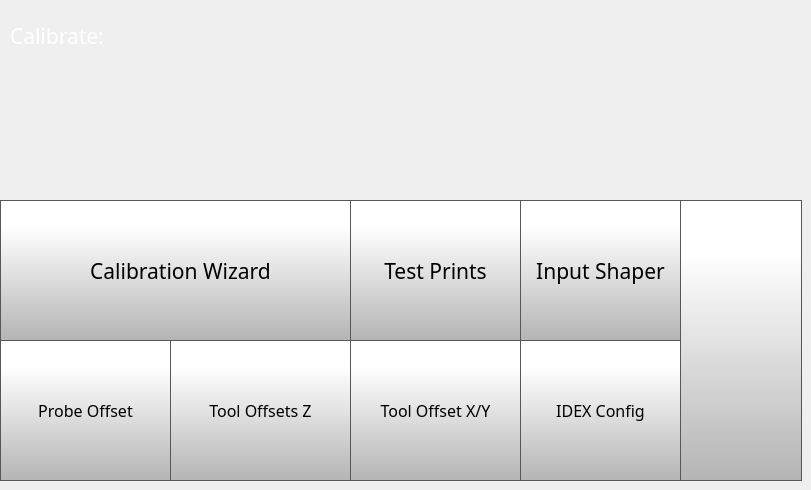
    <widget class="QWidget" name="calibratePage">
     <widget class="QLabel" name="calibrateLabel">
      <property name="geometry">
       <rect>
        <x>10</x>
        <y>20</y>
        <width>231</width>
        <height>31</height>
       </rect>
      </property>
      <property name="font">
       <font>
        <family>Gotham</family>
        <pointsize>16</pointsize>
        <weight>50</weight>
        <bold>false</bold>
       </font>
      </property>
      <property name="styleSheet">
       <string notr="true">color: rgb(255, 255, 255);</string>
      </property>
      <property name="text">
       <string>Calibrate:</string>
      </property>
     </widget>
     <widget class="QPushButton" name="calibrateBackButton">
      <property name="geometry">
       <rect>
        <x>680</x>
        <y>200</y>
        <width>122</width>
        <height>281</height>
       </rect>
      </property>
      <property name="minimumSize">
       <size>
        <width>0</width>
        <height>0</height>
       </size>
      </property>
      <property name="font">
       <font>
        <family>Gotham Light</family>
        <pointsize>16</pointsize>
       </font>
      </property>
      <property name="styleSheet">
       <string notr="true">QPushButton {
     border: 1px solid rgb(87, 87, 87);
	background-color: qlineargradient(spread:pad, x1:0, y1:1, x2:0, y2:0.188, stop:0 rgba(180, 180, 180, 255), stop:1 rgba(255, 255, 255, 255));


}

QPushButton:pressed {
    background-color: qlineargradient(x1: 0, y1: 0, x2: 0, y2: 1,
                                      stop: 0 #dadbde, stop: 1 #f6f7fa);
}

QPushButton:flat {
    border: none; /* no border for a flat push button */
}

QPushButton:default {
    border-color: navy; /* make the default button prominent */
}</string>
      </property>
      <property name="text">
       <string/>
      </property>
      <property name="icon">
       <iconset>
        <normaloff>templates/img/arrows-4.png</normaloff>templates/img/arrows-4.png</iconset>
      </property>
      <property name="iconSize">
       <size>
        <width>70</width>
        <height>70</height>
       </size>
      </property>
      <property name="checkable">
       <bool>false</bool>
      </property>
      <property name="autoDefault">
       <bool>false</bool>
      </property>
      <property name="default">
       <bool>false</bool>
      </property>
      <property name="flat">
       <bool>false</bool>
      </property>
     </widget>
     <widget class="QToolButton" name="calibrationWizardButton">
      <property name="geometry">
       <rect>
        <x>0</x>
        <y>200</y>
        <width>361</width>
        <height>141</height>
       </rect>
      </property>
      <property name="font">
       <font>
        <family>Gotham</family>
        <pointsize>16</pointsize>
       </font>
      </property>
      <property name="styleSheet">
       <string notr="true">QToolButton {
     border: 1px solid rgb(87, 87, 87);
	background-color: qlineargradient(spread:pad, x1:0, y1:1, x2:0, y2:0.188, stop:0 rgba(180, 180, 180, 255), stop:1 rgba(255, 255, 255, 255));


}

QToolButton:pressed {
    background-color: qlineargradient(x1: 0, y1: 0, x2: 0, y2: 1,
                                      stop: 0 #dadbde, stop: 1 #f6f7fa);
}

QToolButton:flat {
    border: none; /* no border for a flat push button */
}

QToolButton:default {
    border-color: navy; /* make the default button prominent */
}

QToolButton:focus {
	outline: none;
}</string>
      </property>
      <property name="text">
       <string>Calibration Wizard</string>
      </property>
      <property name="icon">
       <iconset>
        <normaloff>templates/img/magic-wand.png</normaloff>templates/img/magic-wand.png</iconset>
      </property>
      <property name="iconSize">
       <size>
        <width>70</width>
        <height>70</height>
       </size>
      </property>
      <property name="toolButtonStyle">
       <enum>Qt::ToolButtonTextUnderIcon</enum>
      </property>
     </widget>
     <widget class="QToolButton" name="toolOffsetXYButton">
      <property name="geometry">
       <rect>
        <x>350</x>
        <y>340</y>
        <width>171</width>
        <height>141</height>
       </rect>
      </property>
      <property name="font">
       <font>
        <family>Gotham</family>
        <pointsize>12</pointsize>
       </font>
      </property>
      <property name="styleSheet">
       <string notr="true">QToolButton {

     border: 1px solid rgb(87, 87, 87);
	background-color: qlineargradient(spread:pad, x1:0, y1:1, x2:0, y2:0.188, stop:0 rgba(180, 180, 180, 255), stop:1 rgba(255, 255, 255, 255));



}

QToolButton:pressed {
    background-color: qlineargradient(x1: 0, y1: 0, x2: 0, y2: 1,
                                      stop: 0 #dadbde, stop: 1 #f6f7fa);
}

QToolButton:flat {
    border: none; /* no border for a flat push button */
}

QToolButton:default {
    border-color: navy; /* make the default button prominent */
}

QToolButton:focus {
	outline: none;
}</string>
      </property>
      <property name="text">
       <string>Tool Offset X/Y</string>
      </property>
      <property name="icon">
       <iconset>
        <normaloff>templates/img/Tool Offset Icon.png</normaloff>templates/img/Tool Offset Icon.png</iconset>
      </property>
      <property name="iconSize">
       <size>
        <width>70</width>
        <height>70</height>
       </size>
      </property>
      <property name="toolButtonStyle">
       <enum>Qt::ToolButtonTextUnderIcon</enum>
      </property>
     </widget>
     <widget class="QToolButton" name="nozzleOffsetButton">
      <property name="geometry">
       <rect>
        <x>0</x>
        <y>340</y>
        <width>171</width>
        <height>141</height>
       </rect>
      </property>
      <property name="font">
       <font>
        <family>Gotham</family>
        <pointsize>12</pointsize>
       </font>
      </property>
      <property name="styleSheet">
       <string notr="true">QToolButton {

     border: 1px solid rgb(87, 87, 87);
	background-color: qlineargradient(spread:pad, x1:0, y1:1, x2:0, y2:0.188, stop:0 rgba(180, 180, 180, 255), stop:1 rgba(255, 255, 255, 255));



}

QToolButton:pressed {
    background-color: qlineargradient(x1: 0, y1: 0, x2: 0, y2: 1,
                                      stop: 0 #dadbde, stop: 1 #f6f7fa);
}

QToolButton:flat {
    border: none; /* no border for a flat push button */
}

QToolButton:default {
    border-color: navy; /* make the default button prominent */
}

QToolButton:focus {
	outline: none;
}</string>
      </property>
      <property name="text">
       <string>Probe Offset</string>
      </property>
      <property name="icon">
       <iconset>
        <normaloff>templates/img/Nozzle Offset Icon.png</normaloff>templates/img/Nozzle Offset Icon.png</iconset>
      </property>
      <property name="iconSize">
       <size>
        <width>70</width>
        <height>70</height>
       </size>
      </property>
      <property name="toolButtonStyle">
       <enum>Qt::ToolButtonTextUnderIcon</enum>
      </property>
     </widget>
     <widget class="QToolButton" name="toolOffsetZButton">
      <property name="geometry">
       <rect>
        <x>170</x>
        <y>340</y>
        <width>181</width>
        <height>141</height>
       </rect>
      </property>
      <property name="font">
       <font>
        <family>Gotham</family>
        <pointsize>12</pointsize>
       </font>
      </property>
      <property name="styleSheet">
       <string notr="true">QToolButton {

     border: 1px solid rgb(87, 87, 87);
	background-color: qlineargradient(spread:pad, x1:0, y1:1, x2:0, y2:0.188, stop:0 rgba(180, 180, 180, 255), stop:1 rgba(255, 255, 255, 255));



}

QToolButton:pressed {
    background-color: qlineargradient(x1: 0, y1: 0, x2: 0, y2: 1,
                                      stop: 0 #dadbde, stop: 1 #f6f7fa);
}

QToolButton:flat {
    border: none; /* no border for a flat push button */
}

QToolButton:default {
    border-color: navy; /* make the default button prominent */
}

QToolButton:focus {
	outline: none;
}</string>
      </property>
      <property name="text">
       <string>Tool Offsets Z</string>
      </property>
      <property name="icon">
       <iconset>
        <normaloff>templates/img/Tool Z Offset Icon.png</normaloff>templates/img/Tool Z Offset Icon.png</iconset>
      </property>
      <property name="iconSize">
       <size>
        <width>70</width>
        <height>70</height>
       </size>
      </property>
      <property name="toolButtonStyle">
       <enum>Qt::ToolButtonTextUnderIcon</enum>
      </property>
     </widget>
     <widget class="QToolButton" name="testPrintsButton">
      <property name="geometry">
       <rect>
        <x>350</x>
        <y>200</y>
        <width>171</width>
        <height>141</height>
       </rect>
      </property>
      <property name="font">
       <font>
        <family>Gotham</family>
        <pointsize>16</pointsize>
       </font>
      </property>
      <property name="styleSheet">
       <string notr="true">QToolButton {
     border: 1px solid rgb(87, 87, 87);
	background-color: qlineargradient(spread:pad, x1:0, y1:1, x2:0, y2:0.188, stop:0 rgba(180, 180, 180, 255), stop:1 rgba(255, 255, 255, 255));


}

QToolButton:pressed {
    background-color: qlineargradient(x1: 0, y1: 0, x2: 0, y2: 1,
                                      stop: 0 #dadbde, stop: 1 #f6f7fa);
}

QToolButton:flat {
    border: none; /* no border for a flat push button */
}

QToolButton:default {
    border-color: navy; /* make the default button prominent */
}

QToolButton:focus {
	outline: none;
}</string>
      </property>
      <property name="text">
       <string>Test Prints</string>
      </property>
      <property name="icon">
       <iconset>
        <normaloff>templates/img/3d-printing.png</normaloff>templates/img/3d-printing.png</iconset>
      </property>
      <property name="iconSize">
       <size>
        <width>70</width>
        <height>70</height>
       </size>
      </property>
      <property name="toolButtonStyle">
       <enum>Qt::ToolButtonTextUnderIcon</enum>
      </property>
     </widget>
     <widget class="QToolButton" name="idexCalibrationWizardButton">
      <property name="geometry">
       <rect>
        <x>520</x>
        <y>340</y>
        <width>161</width>
        <height>141</height>
       </rect>
      </property>
      <property name="font">
       <font>
        <family>Gotham</family>
        <pointsize>12</pointsize>
       </font>
      </property>
      <property name="styleSheet">
       <string notr="true">QToolButton {

     border: 1px solid rgb(87, 87, 87);
	background-color: qlineargradient(spread:pad, x1:0, y1:1, x2:0, y2:0.188, stop:0 rgba(180, 180, 180, 255), stop:1 rgba(255, 255, 255, 255));



}

QToolButton:pressed {
    background-color: qlineargradient(x1: 0, y1: 0, x2: 0, y2: 1,
                                      stop: 0 #dadbde, stop: 1 #f6f7fa);
}

QToolButton:flat {
    border: none; /* no border for a flat push button */
}

QToolButton:default {
    border-color: navy; /* make the default button prominent */
}

QToolButton:focus {
	outline: none;
}</string>
      </property>
      <property name="text">
       <string>IDEX Config</string>
      </property>
      <property name="icon">
       <iconset>
        <normaloff>templates/img/IDEX.png</normaloff>templates/img/IDEX.png</iconset>
      </property>
      <property name="iconSize">
       <size>
        <width>70</width>
        <height>70</height>
       </size>
      </property>
      <property name="toolButtonStyle">
       <enum>Qt::ToolButtonTextUnderIcon</enum>
      </property>
     </widget>
     <widget class="QToolButton" name="inputShaperCalibrateButton">
      <property name="geometry">
       <rect>
        <x>520</x>
        <y>200</y>
        <width>161</width>
        <height>141</height>
       </rect>
      </property>
      <property name="font">
       <font>
        <family>Gotham</family>
        <pointsize>16</pointsize>
       </font>
      </property>
      <property name="styleSheet">
       <string notr="true">QToolButton {
     border: 1px solid rgb(87, 87, 87);
	background-color: qlineargradient(spread:pad, x1:0, y1:1, x2:0, y2:0.188, stop:0 rgba(180, 180, 180, 255), stop:1 rgba(255, 255, 255, 255));


}

QToolButton:pressed {
    background-color: qlineargradient(x1: 0, y1: 0, x2: 0, y2: 1,
                                      stop: 0 #dadbde, stop: 1 #f6f7fa);
}

QToolButton:flat {
    border: none; /* no border for a flat push button */
}

QToolButton:default {
    border-color: navy; /* make the default button prominent */
}

QToolButton:focus {
	outline: none;
}</string>
      </property>
      <property name="text">
       <string>Input Shaper</string>
      </property>
      <property name="icon">
       <iconset>
        <normaloff>../../../../Downloads/Input Shaper.png</normaloff>../../../../Downloads/Input Shaper.png</iconset>
      </property>
      <property name="iconSize">
       <size>
        <width>70</width>
        <height>70</height>
       </size>
      </property>
      <property name="toolButtonStyle">
       <enum>Qt::ToolButtonTextUnderIcon</enum>
      </property>
     </widget>
    </widget>
